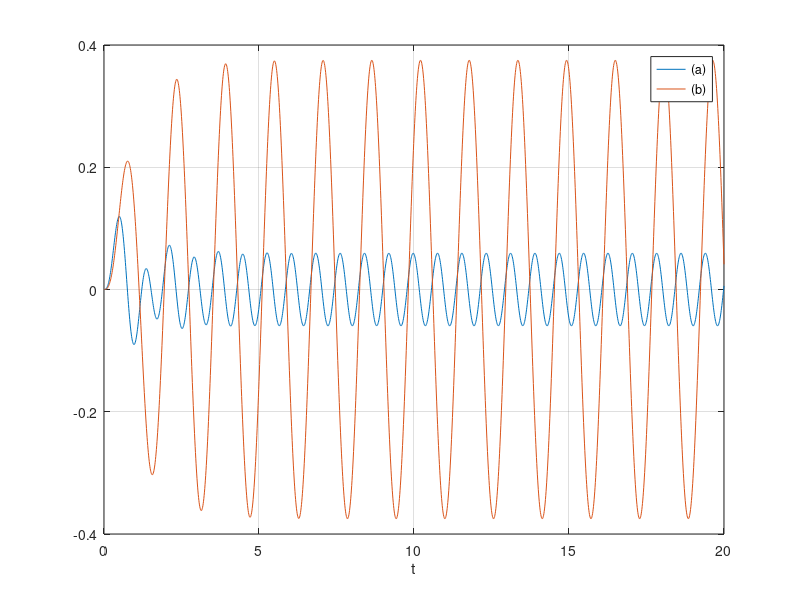
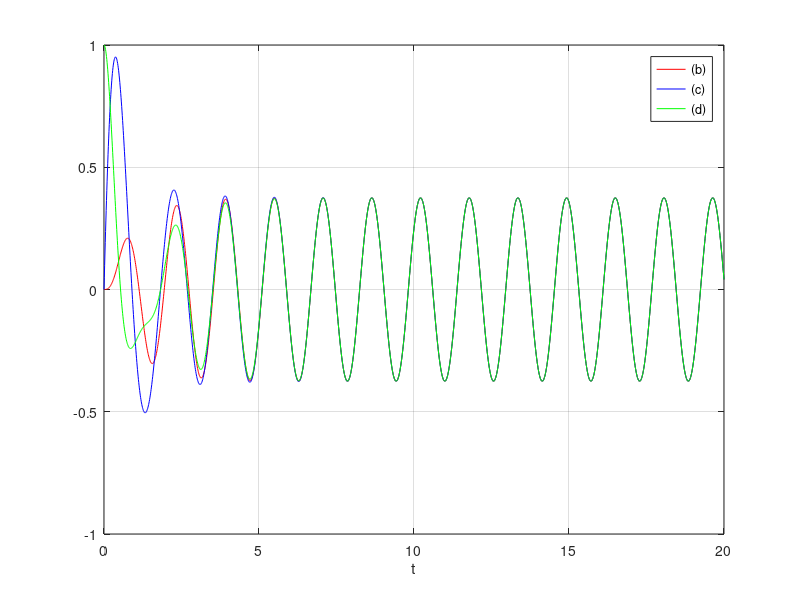

The MATLAB source for these figures, in order:
% RESONATOR  Solve part 4 of Mini-Project 4.

figure(1)
for step = ['a','b']
    if step == 'a'
        omega = 8;
    else
        omega = 4;
    end
    f = @(t,z) [z(2); -2*z(2)-16*z(1)+3*sin(omega*t)];
    [tt,zz] = ode45(f,[0:.01:20],[0;0]);
    plot(tt,zz(:,1)),  hold on
end
hold off,  xlabel t,  grid on,  legend('(a)','(b)')
print -dpdf plot4ab-mp4.pdf

figure(2)
f = @(t,z) [z(2); -2*z(2)-16*z(1)+3*sin(4*t)];
for step = ['b','c','d']
    x0 = 0;  xdot0 = 0;  color = 'r';
    if step == 'c'
        xdot0 = 5;  color = 'b';
    elseif step == 'd'
        x0 = 1;  color = 'g';
    end
    [tt,zz] = ode45(f,[0:.01:20],[x0;xdot0]);
    plot(tt,zz(:,1),color),  hold on
end
hold off,  xlabel t,  grid on,  legend('(b)','(c)','(d)')
print -dpdf plot4bcd-mp4.pdf

